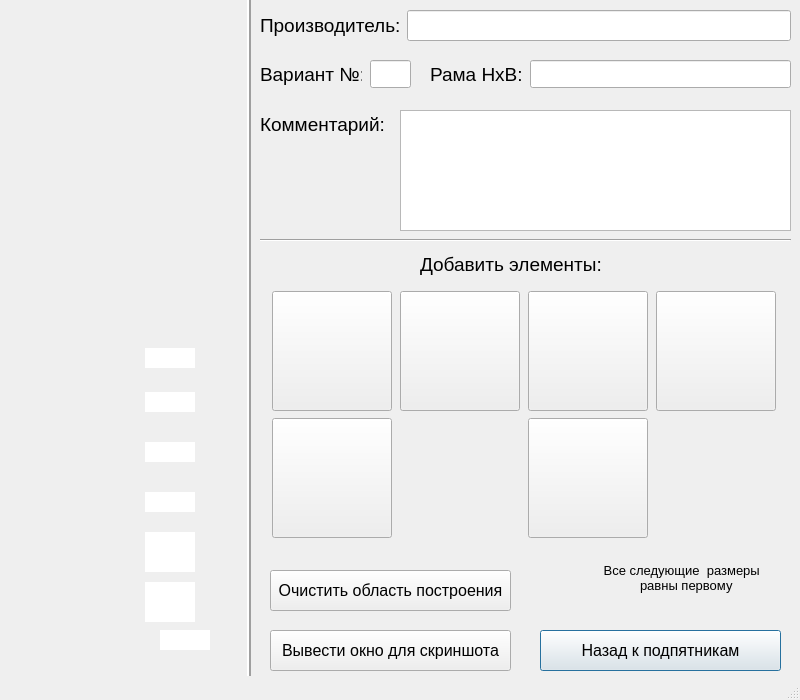
<?xml version="1.0" encoding="UTF-8"?>
<ui version="4.0">
 <class>MainWindow</class>
 <widget class="QMainWindow" name="MainWindow">
  <property name="geometry">
   <rect>
    <x>0</x>
    <y>0</y>
    <width>800</width>
    <height>700</height>
   </rect>
  </property>
  <property name="minimumSize">
   <size>
    <width>250</width>
    <height>700</height>
   </size>
  </property>
  <property name="maximumSize">
   <size>
    <width>800</width>
    <height>700</height>
   </size>
  </property>
  <property name="font">
   <font>
    <family>Arial</family>
    <pointsize>12</pointsize>
   </font>
  </property>
  <property name="windowTitle">
   <string>Отрисовка рам</string>
  </property>
  <widget class="QWidget" name="centralwidget">
   <widget class="QLineEdit" name="lineEdit_d0">
    <property name="geometry">
     <rect>
      <x>160</x>
      <y>630</y>
      <width>50</width>
      <height>20</height>
     </rect>
    </property>
    <property name="focusPolicy">
     <enum>Qt::ClickFocus</enum>
    </property>
    <property name="maxLength">
     <number>4</number>
    </property>
    <property name="frame">
     <bool>false</bool>
    </property>
    <property name="alignment">
     <set>Qt::AlignBottom|Qt::AlignLeading|Qt::AlignLeft</set>
    </property>
   </widget>
   <widget class="QLabel" name="bgrnd">
    <property name="geometry">
     <rect>
      <x>0</x>
      <y>0</y>
      <width>250</width>
      <height>671</height>
     </rect>
    </property>
    <property name="text">
     <string/>
    </property>
    <property name="pixmap">
     <pixmap>pics/frame/Bgrnd.png</pixmap>
    </property>
    <property name="scaledContents">
     <bool>true</bool>
    </property>
   </widget>
   <widget class="Line" name="line">
    <property name="geometry">
     <rect>
      <x>229</x>
      <y>-10</y>
      <width>41</width>
      <height>701</height>
     </rect>
    </property>
    <property name="frameShadow">
     <enum>QFrame::Raised</enum>
    </property>
    <property name="lineWidth">
     <number>2</number>
    </property>
    <property name="orientation">
     <enum>Qt::Vertical</enum>
    </property>
   </widget>
   <widget class="QWidget" name="horizontalLayoutWidget">
    <property name="geometry">
     <rect>
      <x>260</x>
      <y>10</y>
      <width>531</width>
      <height>31</height>
     </rect>
    </property>
    <layout class="QHBoxLayout" name="horizontalLayout">
     <item>
      <widget class="QLabel" name="label_3">
       <property name="font">
        <font>
         <pointsize>14</pointsize>
        </font>
       </property>
       <property name="text">
        <string>Производитель:</string>
       </property>
      </widget>
     </item>
     <item>
      <widget class="QLineEdit" name="lineEdit">
       <property name="font">
        <font>
         <pointsize>14</pointsize>
        </font>
       </property>
       <property name="alignment">
        <set>Qt::AlignCenter</set>
       </property>
      </widget>
     </item>
    </layout>
   </widget>
   <widget class="QLabel" name="label_4">
    <property name="geometry">
     <rect>
      <x>260</x>
      <y>60</y>
      <width>102</width>
      <height>29</height>
     </rect>
    </property>
    <property name="font">
     <font>
      <pointsize>14</pointsize>
     </font>
    </property>
    <property name="text">
     <string>Вариант №:</string>
    </property>
   </widget>
   <widget class="QLineEdit" name="lineEdit_variant">
    <property name="geometry">
     <rect>
      <x>370</x>
      <y>60</y>
      <width>41</width>
      <height>28</height>
     </rect>
    </property>
    <property name="font">
     <font>
      <pointsize>14</pointsize>
     </font>
    </property>
    <property name="focusPolicy">
     <enum>Qt::ClickFocus</enum>
    </property>
    <property name="maxLength">
     <number>2</number>
    </property>
    <property name="alignment">
     <set>Qt::AlignCenter</set>
    </property>
   </widget>
   <widget class="Line" name="line_2">
    <property name="geometry">
     <rect>
      <x>260</x>
      <y>230</y>
      <width>531</width>
      <height>20</height>
     </rect>
    </property>
    <property name="orientation">
     <enum>Qt::Horizontal</enum>
    </property>
   </widget>
   <widget class="QLabel" name="label_8">
    <property name="geometry">
     <rect>
      <x>430</x>
      <y>60</y>
      <width>102</width>
      <height>29</height>
     </rect>
    </property>
    <property name="font">
     <font>
      <pointsize>14</pointsize>
     </font>
    </property>
    <property name="text">
     <string>Рама HxB:</string>
    </property>
   </widget>
   <widget class="QLineEdit" name="lineEdit_frame">
    <property name="geometry">
     <rect>
      <x>530</x>
      <y>60</y>
      <width>261</width>
      <height>28</height>
     </rect>
    </property>
    <property name="font">
     <font>
      <pointsize>14</pointsize>
     </font>
    </property>
    <property name="focusPolicy">
     <enum>Qt::ClickFocus</enum>
    </property>
    <property name="maxLength">
     <number>10</number>
    </property>
    <property name="alignment">
     <set>Qt::AlignCenter</set>
    </property>
   </widget>
   <widget class="QLabel" name="label_9">
    <property name="geometry">
     <rect>
      <x>260</x>
      <y>110</y>
      <width>131</width>
      <height>29</height>
     </rect>
    </property>
    <property name="font">
     <font>
      <pointsize>14</pointsize>
     </font>
    </property>
    <property name="text">
     <string>Комментарий:</string>
    </property>
   </widget>
   <widget class="QTextEdit" name="textEdit">
    <property name="geometry">
     <rect>
      <x>400</x>
      <y>110</y>
      <width>391</width>
      <height>121</height>
     </rect>
    </property>
    <property name="font">
     <font>
      <pointsize>12</pointsize>
     </font>
    </property>
   </widget>
   <widget class="QPushButton" name="pushButton_pp1">
    <property name="geometry">
     <rect>
      <x>540</x>
      <y>630</y>
      <width>241</width>
      <height>41</height>
     </rect>
    </property>
    <property name="autoFillBackground">
     <bool>false</bool>
    </property>
    <property name="text">
     <string>Назад к подпятникам</string>
    </property>
    <property name="default">
     <bool>true</bool>
    </property>
    <property name="flat">
     <bool>false</bool>
    </property>
   </widget>
   <widget class="QLabel" name="label_g1">
    <property name="geometry">
     <rect>
      <x>0</x>
      <y>600</y>
      <width>230</width>
      <height>71</height>
     </rect>
    </property>
    <property name="text">
     <string/>
    </property>
    <property name="pixmap">
     <pixmap>pics/frame/G1.png</pixmap>
    </property>
    <property name="scaledContents">
     <bool>true</bool>
    </property>
   </widget>
   <widget class="QLabel" name="label_10">
    <property name="geometry">
     <rect>
      <x>420</x>
      <y>250</y>
      <width>191</width>
      <height>29</height>
     </rect>
    </property>
    <property name="font">
     <font>
      <pointsize>14</pointsize>
     </font>
    </property>
    <property name="text">
     <string>Добавить элементы:</string>
    </property>
   </widget>
   <widget class="QWidget" name="gridLayoutWidget">
    <property name="geometry">
     <rect>
      <x>270</x>
      <y>290</y>
      <width>511</width>
      <height>251</height>
     </rect>
    </property>
    <layout class="QGridLayout" name="gridLayout">
     <item row="0" column="0">
      <widget class="QPushButton" name="pushButton_dg1">
       <property name="sizePolicy">
        <sizepolicy hsizetype="Fixed" vsizetype="Fixed">
         <horstretch>0</horstretch>
         <verstretch>0</verstretch>
        </sizepolicy>
       </property>
       <property name="minimumSize">
        <size>
         <width>120</width>
         <height>120</height>
        </size>
       </property>
       <property name="maximumSize">
        <size>
         <width>120</width>
         <height>120</height>
        </size>
       </property>
       <property name="sizeIncrement">
        <size>
         <width>0</width>
         <height>0</height>
        </size>
       </property>
       <property name="text">
        <string/>
       </property>
       <property name="icon">
        <iconset>
         <normaloff>pics/thumbs/frdg1.jpg</normaloff>pics/thumbs/frdg1.jpg</iconset>
       </property>
       <property name="iconSize">
        <size>
         <width>110</width>
         <height>110</height>
        </size>
       </property>
       <property name="flat">
        <bool>false</bool>
       </property>
      </widget>
     </item>
     <item row="0" column="4">
      <widget class="QPushButton" name="pushButton_dg2">
       <property name="sizePolicy">
        <sizepolicy hsizetype="Fixed" vsizetype="Fixed">
         <horstretch>0</horstretch>
         <verstretch>0</verstretch>
        </sizepolicy>
       </property>
       <property name="minimumSize">
        <size>
         <width>120</width>
         <height>120</height>
        </size>
       </property>
       <property name="maximumSize">
        <size>
         <width>120</width>
         <height>120</height>
        </size>
       </property>
       <property name="sizeIncrement">
        <size>
         <width>0</width>
         <height>0</height>
        </size>
       </property>
       <property name="text">
        <string/>
       </property>
       <property name="icon">
        <iconset>
         <normaloff>pics/thumbs/frdg2.jpg</normaloff>pics/thumbs/frdg2.jpg</iconset>
       </property>
       <property name="iconSize">
        <size>
         <width>110</width>
         <height>110</height>
        </size>
       </property>
       <property name="flat">
        <bool>false</bool>
       </property>
      </widget>
     </item>
     <item row="0" column="2">
      <widget class="QPushButton" name="pushButton_d2">
       <property name="sizePolicy">
        <sizepolicy hsizetype="Fixed" vsizetype="Fixed">
         <horstretch>0</horstretch>
         <verstretch>0</verstretch>
        </sizepolicy>
       </property>
       <property name="minimumSize">
        <size>
         <width>120</width>
         <height>120</height>
        </size>
       </property>
       <property name="maximumSize">
        <size>
         <width>120</width>
         <height>120</height>
        </size>
       </property>
       <property name="sizeIncrement">
        <size>
         <width>0</width>
         <height>0</height>
        </size>
       </property>
       <property name="text">
        <string/>
       </property>
       <property name="icon">
        <iconset>
         <normaloff>pics/thumbs/frd2.jpg</normaloff>pics/thumbs/frd2.jpg</iconset>
       </property>
       <property name="iconSize">
        <size>
         <width>110</width>
         <height>110</height>
        </size>
       </property>
       <property name="flat">
        <bool>false</bool>
       </property>
      </widget>
     </item>
     <item row="1" column="0">
      <widget class="QPushButton" name="pushButton_g2">
       <property name="sizePolicy">
        <sizepolicy hsizetype="Fixed" vsizetype="Fixed">
         <horstretch>0</horstretch>
         <verstretch>0</verstretch>
        </sizepolicy>
       </property>
       <property name="minimumSize">
        <size>
         <width>120</width>
         <height>120</height>
        </size>
       </property>
       <property name="maximumSize">
        <size>
         <width>120</width>
         <height>120</height>
        </size>
       </property>
       <property name="sizeIncrement">
        <size>
         <width>0</width>
         <height>0</height>
        </size>
       </property>
       <property name="text">
        <string/>
       </property>
       <property name="icon">
        <iconset>
         <normaloff>pics/thumbs/frg2.jpg</normaloff>pics/thumbs/frg2.jpg</iconset>
       </property>
       <property name="iconSize">
        <size>
         <width>110</width>
         <height>110</height>
        </size>
       </property>
       <property name="flat">
        <bool>false</bool>
       </property>
      </widget>
     </item>
     <item row="0" column="1">
      <widget class="QPushButton" name="pushButton_d1">
       <property name="sizePolicy">
        <sizepolicy hsizetype="Fixed" vsizetype="Fixed">
         <horstretch>0</horstretch>
         <verstretch>0</verstretch>
        </sizepolicy>
       </property>
       <property name="minimumSize">
        <size>
         <width>120</width>
         <height>120</height>
        </size>
       </property>
       <property name="maximumSize">
        <size>
         <width>120</width>
         <height>120</height>
        </size>
       </property>
       <property name="sizeIncrement">
        <size>
         <width>0</width>
         <height>0</height>
        </size>
       </property>
       <property name="text">
        <string/>
       </property>
       <property name="icon">
        <iconset>
         <normaloff>pics/thumbs/frd1.jpg</normaloff>pics/thumbs/frd1.jpg</iconset>
       </property>
       <property name="iconSize">
        <size>
         <width>110</width>
         <height>110</height>
        </size>
       </property>
       <property name="flat">
        <bool>false</bool>
       </property>
      </widget>
     </item>
     <item row="1" column="2">
      <widget class="QPushButton" name="pushButton_nd">
       <property name="sizePolicy">
        <sizepolicy hsizetype="Fixed" vsizetype="Fixed">
         <horstretch>0</horstretch>
         <verstretch>0</verstretch>
        </sizepolicy>
       </property>
       <property name="minimumSize">
        <size>
         <width>120</width>
         <height>120</height>
        </size>
       </property>
       <property name="maximumSize">
        <size>
         <width>120</width>
         <height>120</height>
        </size>
       </property>
       <property name="sizeIncrement">
        <size>
         <width>0</width>
         <height>0</height>
        </size>
       </property>
       <property name="text">
        <string/>
       </property>
       <property name="icon">
        <iconset>
         <normaloff>pics/thumbs/frg1x.jpg</normaloff>pics/thumbs/frg1x.jpg</iconset>
       </property>
       <property name="iconSize">
        <size>
         <width>110</width>
         <height>110</height>
        </size>
       </property>
       <property name="flat">
        <bool>false</bool>
       </property>
      </widget>
     </item>
     <item row="1" column="4">
      <widget class="QPushButton" name="pushButton_canc">
       <property name="sizePolicy">
        <sizepolicy hsizetype="Fixed" vsizetype="Fixed">
         <horstretch>0</horstretch>
         <verstretch>0</verstretch>
        </sizepolicy>
       </property>
       <property name="minimumSize">
        <size>
         <width>120</width>
         <height>120</height>
        </size>
       </property>
       <property name="maximumSize">
        <size>
         <width>120</width>
         <height>120</height>
        </size>
       </property>
       <property name="sizeIncrement">
        <size>
         <width>0</width>
         <height>0</height>
        </size>
       </property>
       <property name="text">
        <string/>
       </property>
       <property name="icon">
        <iconset>
         <normaloff>pics/thumbs/retarrow.png</normaloff>pics/thumbs/retarrow.png</iconset>
       </property>
       <property name="iconSize">
        <size>
         <width>60</width>
         <height>60</height>
        </size>
       </property>
       <property name="flat">
        <bool>true</bool>
       </property>
      </widget>
     </item>
    </layout>
   </widget>
   <widget class="QLabel" name="label_dg1">
    <property name="geometry">
     <rect>
      <x>0</x>
      <y>562</y>
      <width>178</width>
      <height>72</height>
     </rect>
    </property>
    <property name="text">
     <string/>
    </property>
    <property name="pixmap">
     <pixmap>pics/frame/DG1.png</pixmap>
    </property>
    <property name="scaledContents">
     <bool>true</bool>
    </property>
   </widget>
   <widget class="QLineEdit" name="lineEdit_d1">
    <property name="geometry">
     <rect>
      <x>145</x>
      <y>582</y>
      <width>50</width>
      <height>40</height>
     </rect>
    </property>
    <property name="focusPolicy">
     <enum>Qt::ClickFocus</enum>
    </property>
    <property name="maxLength">
     <number>4</number>
    </property>
    <property name="frame">
     <bool>false</bool>
    </property>
    <property name="alignment">
     <set>Qt::AlignLeading|Qt::AlignLeft|Qt::AlignVCenter</set>
    </property>
   </widget>
   <widget class="QLabel" name="label_ng">
    <property name="geometry">
     <rect>
      <x>0</x>
      <y>600</y>
      <width>230</width>
      <height>71</height>
     </rect>
    </property>
    <property name="text">
     <string/>
    </property>
    <property name="pixmap">
     <pixmap>pics/frame/NG.png</pixmap>
    </property>
    <property name="scaledContents">
     <bool>true</bool>
    </property>
   </widget>
   <widget class="QLabel" name="label_d1">
    <property name="geometry">
     <rect>
      <x>0</x>
      <y>512</y>
      <width>178</width>
      <height>72</height>
     </rect>
    </property>
    <property name="text">
     <string/>
    </property>
    <property name="pixmap">
     <pixmap>pics/frame/D1.png</pixmap>
    </property>
    <property name="scaledContents">
     <bool>true</bool>
    </property>
   </widget>
   <widget class="QLabel" name="label_d2">
    <property name="geometry">
     <rect>
      <x>0</x>
      <y>462</y>
      <width>178</width>
      <height>72</height>
     </rect>
    </property>
    <property name="text">
     <string/>
    </property>
    <property name="pixmap">
     <pixmap>pics/frame/D2.png</pixmap>
    </property>
    <property name="scaledContents">
     <bool>true</bool>
    </property>
   </widget>
   <widget class="QLabel" name="label_d1_2">
    <property name="geometry">
     <rect>
      <x>0</x>
      <y>412</y>
      <width>178</width>
      <height>72</height>
     </rect>
    </property>
    <property name="text">
     <string/>
    </property>
    <property name="pixmap">
     <pixmap>pics/frame/D1.png</pixmap>
    </property>
    <property name="scaledContents">
     <bool>true</bool>
    </property>
   </widget>
   <widget class="QLabel" name="label_dg2">
    <property name="geometry">
     <rect>
      <x>0</x>
      <y>362</y>
      <width>178</width>
      <height>72</height>
     </rect>
    </property>
    <property name="text">
     <string/>
    </property>
    <property name="pixmap">
     <pixmap>pics/frame/DG2.png</pixmap>
    </property>
    <property name="scaledContents">
     <bool>true</bool>
    </property>
   </widget>
   <widget class="QLabel" name="label_g2">
    <property name="geometry">
     <rect>
      <x>0</x>
      <y>314</y>
      <width>178</width>
      <height>72</height>
     </rect>
    </property>
    <property name="text">
     <string/>
    </property>
    <property name="pixmap">
     <pixmap>pics/frame/G2.png</pixmap>
    </property>
    <property name="scaledContents">
     <bool>true</bool>
    </property>
   </widget>
   <widget class="QLineEdit" name="lineEdit_d1_2">
    <property name="geometry">
     <rect>
      <x>145</x>
      <y>532</y>
      <width>50</width>
      <height>40</height>
     </rect>
    </property>
    <property name="focusPolicy">
     <enum>Qt::ClickFocus</enum>
    </property>
    <property name="maxLength">
     <number>4</number>
    </property>
    <property name="frame">
     <bool>false</bool>
    </property>
    <property name="alignment">
     <set>Qt::AlignLeading|Qt::AlignLeft|Qt::AlignVCenter</set>
    </property>
   </widget>
   <widget class="QLineEdit" name="lineEdit_d1_3">
    <property name="geometry">
     <rect>
      <x>145</x>
      <y>492</y>
      <width>50</width>
      <height>20</height>
     </rect>
    </property>
    <property name="focusPolicy">
     <enum>Qt::ClickFocus</enum>
    </property>
    <property name="maxLength">
     <number>4</number>
    </property>
    <property name="frame">
     <bool>false</bool>
    </property>
    <property name="alignment">
     <set>Qt::AlignLeading|Qt::AlignLeft|Qt::AlignVCenter</set>
    </property>
   </widget>
   <widget class="QLineEdit" name="lineEdit_d1_4">
    <property name="geometry">
     <rect>
      <x>145</x>
      <y>442</y>
      <width>50</width>
      <height>20</height>
     </rect>
    </property>
    <property name="focusPolicy">
     <enum>Qt::ClickFocus</enum>
    </property>
    <property name="maxLength">
     <number>4</number>
    </property>
    <property name="frame">
     <bool>false</bool>
    </property>
    <property name="alignment">
     <set>Qt::AlignLeading|Qt::AlignLeft|Qt::AlignVCenter</set>
    </property>
   </widget>
   <widget class="QLineEdit" name="lineEdit_d1_5">
    <property name="geometry">
     <rect>
      <x>145</x>
      <y>392</y>
      <width>50</width>
      <height>20</height>
     </rect>
    </property>
    <property name="focusPolicy">
     <enum>Qt::ClickFocus</enum>
    </property>
    <property name="maxLength">
     <number>4</number>
    </property>
    <property name="frame">
     <bool>false</bool>
    </property>
    <property name="alignment">
     <set>Qt::AlignLeading|Qt::AlignLeft|Qt::AlignVCenter</set>
    </property>
   </widget>
   <widget class="QLineEdit" name="lineEdit_d1_6">
    <property name="geometry">
     <rect>
      <x>145</x>
      <y>348</y>
      <width>50</width>
      <height>20</height>
     </rect>
    </property>
    <property name="focusPolicy">
     <enum>Qt::ClickFocus</enum>
    </property>
    <property name="maxLength">
     <number>4</number>
    </property>
    <property name="frame">
     <bool>false</bool>
    </property>
    <property name="alignment">
     <set>Qt::AlignLeading|Qt::AlignLeft|Qt::AlignVCenter</set>
    </property>
   </widget>
   <widget class="QPushButton" name="pushButton_prnt">
    <property name="geometry">
     <rect>
      <x>270</x>
      <y>630</y>
      <width>241</width>
      <height>41</height>
     </rect>
    </property>
    <property name="text">
     <string>Вывести окно для скриншота</string>
    </property>
   </widget>
   <widget class="QPushButton" name="pushButton_clr">
    <property name="geometry">
     <rect>
      <x>270</x>
      <y>570</y>
      <width>241</width>
      <height>41</height>
     </rect>
    </property>
    <property name="text">
     <string>Очистить область построения</string>
    </property>
   </widget>
   <widget class="QPushButton" name="pushButton_eqcheck">
    <property name="geometry">
     <rect>
      <x>550</x>
      <y>560</y>
      <width>40</width>
      <height>40</height>
     </rect>
    </property>
    <property name="minimumSize">
     <size>
      <width>40</width>
      <height>40</height>
     </size>
    </property>
    <property name="maximumSize">
     <size>
      <width>40</width>
      <height>40</height>
     </size>
    </property>
    <property name="text">
     <string/>
    </property>
    <property name="icon">
     <iconset>
      <normaloff>pics/thumbs/checkbox/N.png</normaloff>pics/thumbs/checkbox/N.png</iconset>
    </property>
    <property name="iconSize">
     <size>
      <width>25</width>
      <height>25</height>
     </size>
    </property>
    <property name="checkable">
     <bool>false</bool>
    </property>
    <property name="checked">
     <bool>false</bool>
    </property>
    <property name="flat">
     <bool>true</bool>
    </property>
   </widget>
   <widget class="QLabel" name="label">
    <property name="geometry">
     <rect>
      <x>600</x>
      <y>550</y>
      <width>291</width>
      <height>41</height>
     </rect>
    </property>
    <property name="font">
     <font>
      <pointsize>10</pointsize>
     </font>
    </property>
    <property name="styleSheet">
     <string notr="true"/>
    </property>
    <property name="text">
     <string> Все следующие  размеры</string>
    </property>
   </widget>
   <widget class="QLabel" name="label_2">
    <property name="geometry">
     <rect>
      <x>640</x>
      <y>570</y>
      <width>241</width>
      <height>31</height>
     </rect>
    </property>
    <property name="font">
     <font>
      <pointsize>10</pointsize>
     </font>
    </property>
    <property name="styleSheet">
     <string notr="true"/>
    </property>
    <property name="text">
     <string>равны первому</string>
    </property>
    <property name="alignment">
     <set>Qt::AlignLeading|Qt::AlignLeft|Qt::AlignVCenter</set>
    </property>
   </widget>
   <zorder>bgrnd</zorder>
   <zorder>label_ng</zorder>
   <zorder>label_g1</zorder>
   <zorder>lineEdit_d0</zorder>
   <zorder>line</zorder>
   <zorder>horizontalLayoutWidget</zorder>
   <zorder>label_4</zorder>
   <zorder>lineEdit_variant</zorder>
   <zorder>line_2</zorder>
   <zorder>label_8</zorder>
   <zorder>lineEdit_frame</zorder>
   <zorder>label_9</zorder>
   <zorder>textEdit</zorder>
   <zorder>pushButton_pp1</zorder>
   <zorder>label_10</zorder>
   <zorder>gridLayoutWidget</zorder>
   <zorder>label_dg1</zorder>
   <zorder>lineEdit_d1</zorder>
   <zorder>label_d1</zorder>
   <zorder>label_d2</zorder>
   <zorder>label_d1_2</zorder>
   <zorder>label_dg2</zorder>
   <zorder>label_g2</zorder>
   <zorder>lineEdit_d1_2</zorder>
   <zorder>lineEdit_d1_3</zorder>
   <zorder>lineEdit_d1_4</zorder>
   <zorder>lineEdit_d1_5</zorder>
   <zorder>lineEdit_d1_6</zorder>
   <zorder>pushButton_prnt</zorder>
   <zorder>pushButton_clr</zorder>
   <zorder>pushButton_eqcheck</zorder>
   <zorder>label</zorder>
   <zorder>label_2</zorder>
  </widget>
  <widget class="QStatusBar" name="statusbar"/>
 </widget>
 <resources/>
 <connections/>
</ui>
